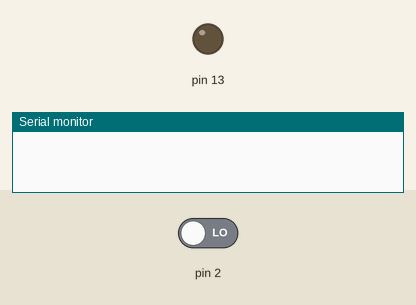
Recording of a sketch running on a simulated Arduino Uno, built with avr-gcc and run on an emulated ATmega328P. Shown: output pins drawn as LEDs (lit = HIGH), the last lines printed to the serial monitor. The test bench sets the inputs (shaded band); at power-on: pin 2 LOW.

Above: at 1.2 s.
1.3 s: pin 2 driven HIGH
At 1.8 s:
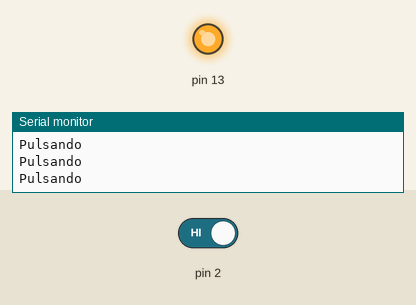
2.8 s: pin 2 driven LOW
At 3.1 s:
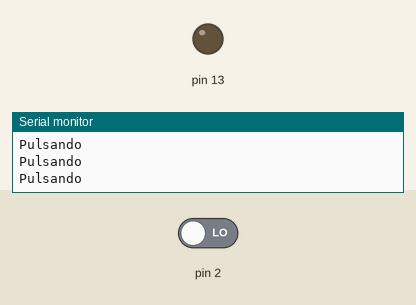
Timing chart, 0 to 5.8 s (numbered marks = the images above; inputs shaded):
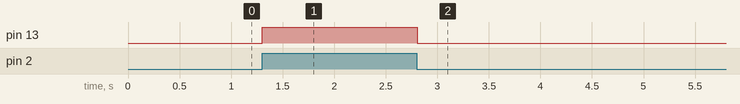

The sketch:

boton.ino
```cpp
int p1=0, p2=0;


void setup() {
  pinMode(13, OUTPUT);
  pinMode(2, INPUT);
  Serial.begin(9660);
}

int count = 0;
void loop() {
  p1 = digitalRead(2);
  if (p1 == HIGH && p2 == LOW) {
    digitalWrite(13, HIGH);
    Serial.println("Pulsando");
    p1 = LOW;
  }
  else {
    digitalWrite(13, LOW);
  }
  p2 = p1;
}
```

Measured:
- after the input at 1.3 s, pin 13: LOW → HIGH at once
- after the input at 2.8 s, pin 13: HIGH → LOW at once
